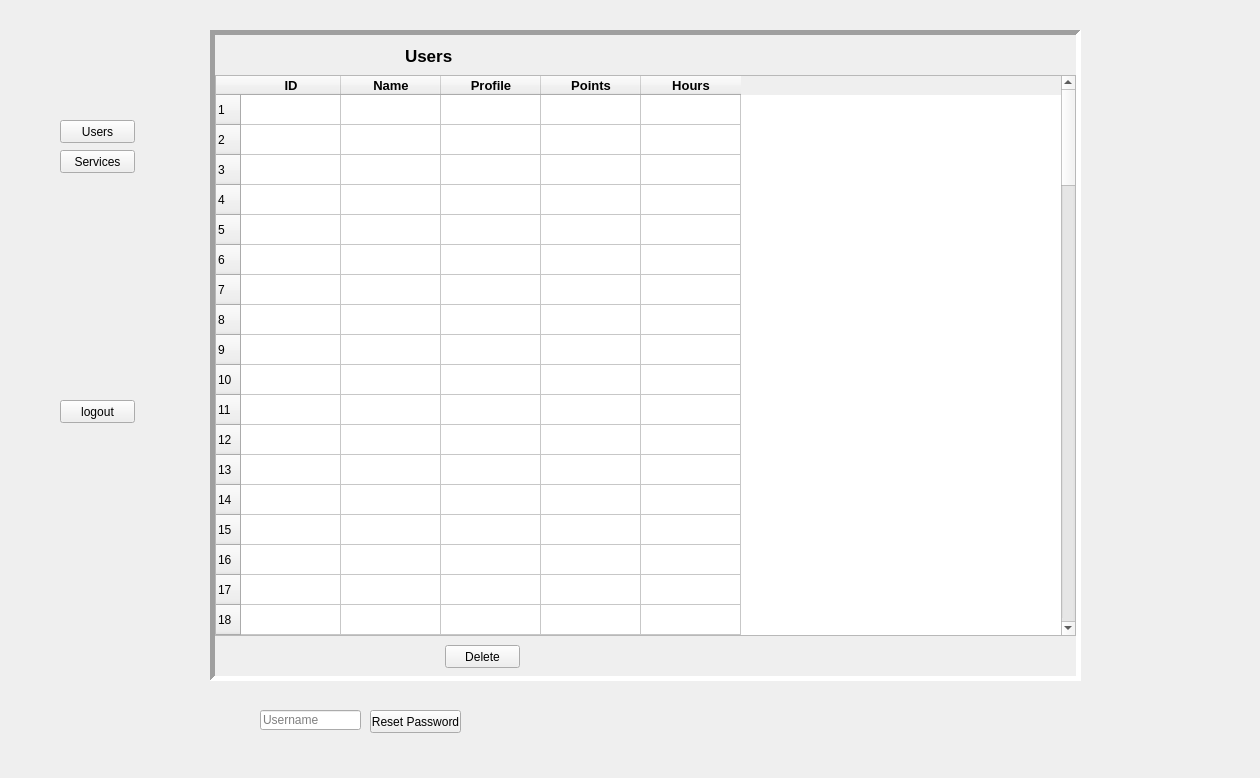
<?xml version="1.0" encoding="UTF-8"?>
<ui version="4.0">
 <class>Admin</class>
 <widget class="QWidget" name="Admin">
  <property name="geometry">
   <rect>
    <x>0</x>
    <y>0</y>
    <width>1260</width>
    <height>778</height>
   </rect>
  </property>
  <property name="windowTitle">
   <string>Admin</string>
  </property>
  <widget class="QPushButton" name="usersPB">
   <property name="geometry">
    <rect>
     <x>60</x>
     <y>120</y>
     <width>75</width>
     <height>23</height>
    </rect>
   </property>
   <property name="text">
    <string>Users</string>
   </property>
  </widget>
  <widget class="QPushButton" name="servicesPB">
   <property name="geometry">
    <rect>
     <x>60</x>
     <y>150</y>
     <width>75</width>
     <height>23</height>
    </rect>
   </property>
   <property name="text">
    <string>Services</string>
   </property>
  </widget>
  <widget class="QPushButton" name="logoutPB">
   <property name="geometry">
    <rect>
     <x>60</x>
     <y>400</y>
     <width>75</width>
     <height>23</height>
    </rect>
   </property>
   <property name="text">
    <string>logout</string>
   </property>
  </widget>
  <widget class="QStackedWidget" name="stackedWidget">
   <property name="geometry">
    <rect>
     <x>210</x>
     <y>30</y>
     <width>871</width>
     <height>651</height>
    </rect>
   </property>
   <property name="frameShape">
    <enum>QFrame::Panel</enum>
   </property>
   <property name="frameShadow">
    <enum>QFrame::Sunken</enum>
   </property>
   <property name="lineWidth">
    <number>5</number>
   </property>
   <property name="currentIndex">
    <number>1</number>
   </property>
   <widget class="QWidget" name="spage">
    <widget class="QTableWidget" name="sTable">
     <property name="geometry">
      <rect>
       <x>0</x>
       <y>40</y>
       <width>861</width>
       <height>561</height>
      </rect>
     </property>
     <property name="selectionMode">
      <enum>QAbstractItemView::SingleSelection</enum>
     </property>
     <property name="selectionBehavior">
      <enum>QAbstractItemView::SelectRows</enum>
     </property>
     <property name="sortingEnabled">
      <bool>true</bool>
     </property>
     <property name="rowCount">
      <number>100</number>
     </property>
     <row/>
     <row/>
     <row/>
     <row/>
     <row/>
     <row/>
     <row/>
     <row/>
     <row/>
     <row/>
     <row/>
     <row/>
     <row/>
     <row/>
     <row/>
     <row/>
     <row/>
     <row/>
     <row/>
     <row/>
     <row/>
     <row/>
     <row/>
     <row/>
     <row/>
     <row/>
     <row/>
     <row/>
     <row/>
     <row/>
     <row/>
     <row/>
     <row/>
     <row/>
     <row/>
     <row/>
     <row/>
     <row/>
     <row/>
     <row/>
     <row/>
     <row/>
     <row/>
     <row/>
     <row/>
     <row/>
     <row/>
     <row/>
     <row/>
     <row/>
     <row/>
     <row/>
     <row/>
     <row/>
     <row/>
     <row/>
     <row/>
     <row/>
     <row/>
     <row/>
     <row/>
     <row/>
     <row/>
     <row/>
     <row/>
     <row/>
     <row/>
     <row/>
     <row/>
     <row/>
     <row/>
     <row/>
     <row/>
     <row/>
     <row/>
     <row/>
     <row/>
     <row/>
     <row/>
     <row/>
     <row/>
     <row/>
     <row/>
     <row/>
     <row/>
     <row/>
     <row/>
     <row/>
     <row/>
     <row/>
     <row/>
     <row/>
     <row/>
     <row/>
     <row/>
     <row/>
     <row/>
     <row/>
     <row/>
     <row/>
     <column>
      <property name="text">
       <string>serviceID</string>
      </property>
      <property name="font">
       <font>
        <pointsize>10</pointsize>
        <weight>75</weight>
        <bold>true</bold>
       </font>
      </property>
     </column>
     <column>
      <property name="text">
       <string>User</string>
      </property>
      <property name="font">
       <font>
        <pointsize>10</pointsize>
        <weight>75</weight>
        <bold>true</bold>
       </font>
      </property>
     </column>
     <column>
      <property name="text">
       <string>Type</string>
      </property>
      <property name="font">
       <font>
        <pointsize>10</pointsize>
        <weight>75</weight>
        <bold>true</bold>
       </font>
      </property>
     </column>
     <column>
      <property name="text">
       <string>Name</string>
      </property>
      <property name="font">
       <font>
        <pointsize>10</pointsize>
        <weight>75</weight>
        <bold>true</bold>
       </font>
      </property>
     </column>
     <column>
      <property name="text">
       <string>Date</string>
      </property>
      <property name="font">
       <font>
        <pointsize>10</pointsize>
        <weight>75</weight>
        <bold>true</bold>
       </font>
      </property>
     </column>
     <column>
      <property name="text">
       <string>Length</string>
      </property>
      <property name="font">
       <font>
        <pointsize>10</pointsize>
        <weight>75</weight>
        <bold>true</bold>
       </font>
      </property>
     </column>
     <column>
      <property name="text">
       <string>Status</string>
      </property>
      <property name="font">
       <font>
        <pointsize>10</pointsize>
        <weight>75</weight>
        <bold>true</bold>
       </font>
      </property>
     </column>
    </widget>
    <widget class="QLabel" name="servicesL">
     <property name="geometry">
      <rect>
       <x>170</x>
       <y>10</y>
       <width>81</width>
       <height>21</height>
      </rect>
     </property>
     <property name="font">
      <font>
       <pointsize>13</pointsize>
       <weight>75</weight>
       <bold>true</bold>
      </font>
     </property>
     <property name="text">
      <string>Services</string>
     </property>
    </widget>
    <widget class="QPushButton" name="complete">
     <property name="geometry">
      <rect>
       <x>100</x>
       <y>610</y>
       <width>75</width>
       <height>23</height>
      </rect>
     </property>
     <property name="text">
      <string>Approve</string>
     </property>
    </widget>
    <widget class="QPushButton" name="decline">
     <property name="geometry">
      <rect>
       <x>220</x>
       <y>610</y>
       <width>75</width>
       <height>23</height>
      </rect>
     </property>
     <property name="text">
      <string>Decline</string>
     </property>
    </widget>
   </widget>
   <widget class="QWidget" name="upage">
    <widget class="QTableWidget" name="uTable">
     <property name="geometry">
      <rect>
       <x>0</x>
       <y>40</y>
       <width>861</width>
       <height>561</height>
      </rect>
     </property>
     <property name="editTriggers">
      <set>QAbstractItemView::AnyKeyPressed|QAbstractItemView::DoubleClicked|QAbstractItemView::EditKeyPressed|QAbstractItemView::SelectedClicked</set>
     </property>
     <property name="selectionMode">
      <enum>QAbstractItemView::SingleSelection</enum>
     </property>
     <property name="selectionBehavior">
      <enum>QAbstractItemView::SelectRows</enum>
     </property>
     <property name="showGrid">
      <bool>true</bool>
     </property>
     <property name="gridStyle">
      <enum>Qt::SolidLine</enum>
     </property>
     <property name="sortingEnabled">
      <bool>true</bool>
     </property>
     <property name="rowCount">
      <number>100</number>
     </property>
     <row/>
     <row/>
     <row/>
     <row/>
     <row/>
     <row/>
     <row/>
     <row/>
     <row/>
     <row/>
     <row/>
     <row/>
     <row/>
     <row/>
     <row/>
     <row/>
     <row/>
     <row/>
     <row/>
     <row/>
     <row/>
     <row/>
     <row/>
     <row/>
     <row/>
     <row/>
     <row/>
     <row/>
     <row/>
     <row/>
     <row/>
     <row/>
     <row/>
     <row/>
     <row/>
     <row/>
     <row/>
     <row/>
     <row/>
     <row/>
     <row/>
     <row/>
     <row/>
     <row/>
     <row/>
     <row/>
     <row/>
     <row/>
     <row/>
     <row/>
     <row/>
     <row/>
     <row/>
     <row/>
     <row/>
     <row/>
     <row/>
     <row/>
     <row/>
     <row/>
     <row/>
     <row/>
     <row/>
     <row/>
     <row/>
     <row/>
     <row/>
     <row/>
     <row/>
     <row/>
     <row/>
     <row/>
     <row/>
     <row/>
     <row/>
     <row/>
     <row/>
     <row/>
     <row/>
     <row/>
     <row/>
     <row/>
     <row/>
     <row/>
     <row/>
     <row/>
     <row/>
     <row/>
     <row/>
     <row/>
     <row/>
     <row/>
     <row/>
     <row/>
     <row/>
     <row/>
     <row/>
     <row/>
     <row/>
     <row/>
     <column>
      <property name="text">
       <string>ID</string>
      </property>
      <property name="font">
       <font>
        <pointsize>10</pointsize>
        <weight>75</weight>
        <bold>true</bold>
       </font>
      </property>
     </column>
     <column>
      <property name="text">
       <string>Name</string>
      </property>
      <property name="font">
       <font>
        <pointsize>10</pointsize>
        <weight>75</weight>
        <bold>true</bold>
       </font>
      </property>
     </column>
     <column>
      <property name="text">
       <string>Profile</string>
      </property>
      <property name="font">
       <font>
        <pointsize>10</pointsize>
        <weight>75</weight>
        <bold>true</bold>
       </font>
      </property>
     </column>
     <column>
      <property name="text">
       <string>Points</string>
      </property>
      <property name="font">
       <font>
        <pointsize>10</pointsize>
        <weight>75</weight>
        <bold>true</bold>
       </font>
      </property>
     </column>
     <column>
      <property name="text">
       <string>Hours</string>
      </property>
      <property name="font">
       <font>
        <pointsize>10</pointsize>
        <weight>75</weight>
        <bold>true</bold>
       </font>
      </property>
     </column>
    </widget>
    <widget class="QLabel" name="usersL">
     <property name="geometry">
      <rect>
       <x>190</x>
       <y>10</y>
       <width>48</width>
       <height>21</height>
      </rect>
     </property>
     <property name="font">
      <font>
       <pointsize>13</pointsize>
       <weight>75</weight>
       <bold>true</bold>
      </font>
     </property>
     <property name="text">
      <string>Users</string>
     </property>
    </widget>
    <widget class="QPushButton" name="deleteU">
     <property name="geometry">
      <rect>
       <x>230</x>
       <y>610</y>
       <width>75</width>
       <height>23</height>
      </rect>
     </property>
     <property name="text">
      <string>Delete</string>
     </property>
    </widget>
   </widget>
  </widget>
  <widget class="QPushButton" name="resetPw">
   <property name="geometry">
    <rect>
     <x>370</x>
     <y>710</y>
     <width>91</width>
     <height>23</height>
    </rect>
   </property>
   <property name="text">
    <string>Reset Password</string>
   </property>
  </widget>
  <widget class="QLineEdit" name="userR">
   <property name="geometry">
    <rect>
     <x>260</x>
     <y>710</y>
     <width>101</width>
     <height>20</height>
    </rect>
   </property>
   <property name="placeholderText">
    <string>Username</string>
   </property>
  </widget>
 </widget>
 <resources/>
 <connections/>
</ui>
